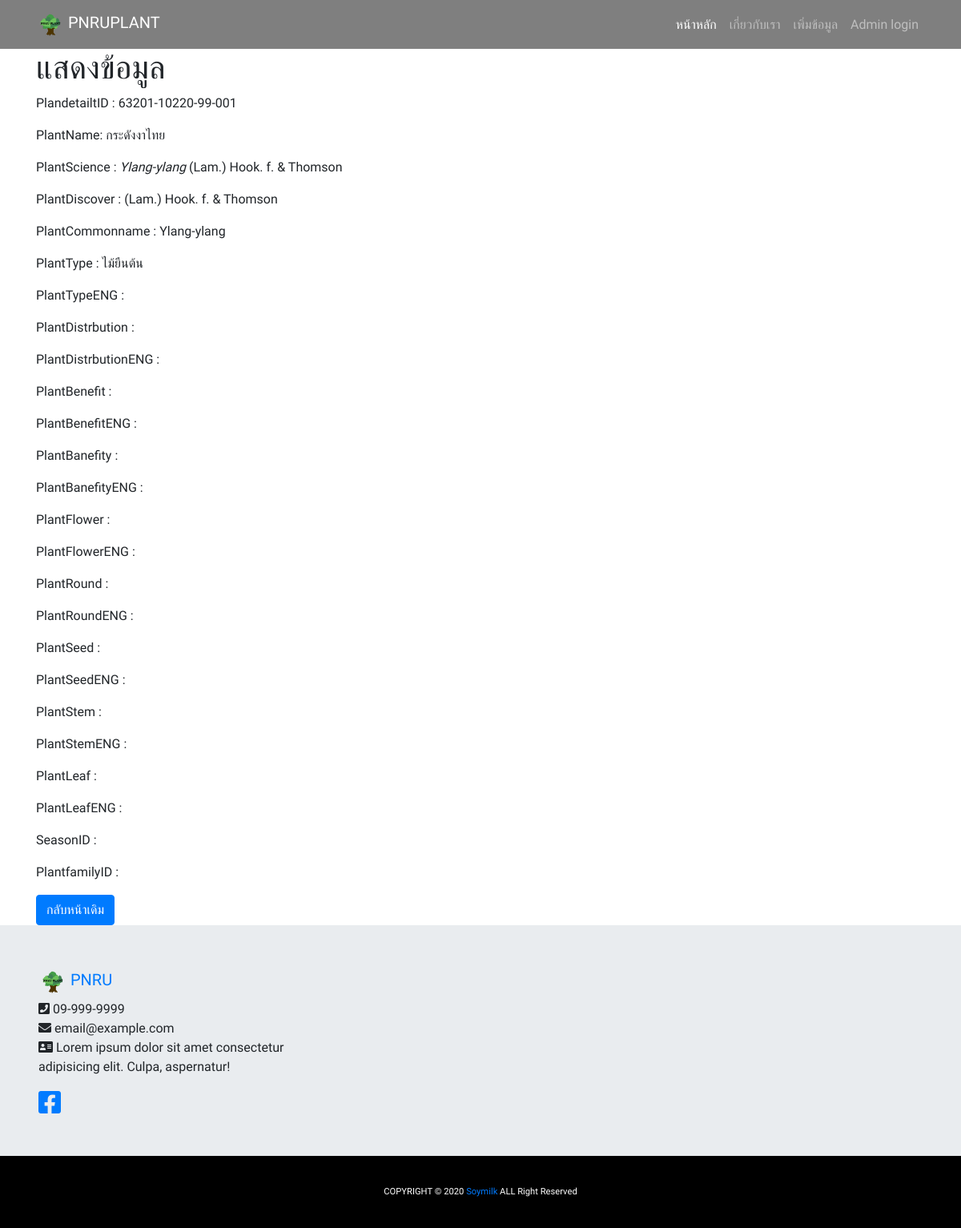
The app's page /detail.php?ID=63201-10220-99-001 with its own data.
### tables this page shows
CREATE TABLE `plantdetail` (
  `PlandetailtID` varchar(60) NOT NULL,
  `PlantName` varchar(300) NOT NULL,
  `PlantScience` varchar(300) NOT NULL,
  `PlantDiscover` varchar(300) NOT NULL,
  `PlantCommonname` varchar(300) NOT NULL,
  `PlantType` varchar(300) NOT NULL,
  `PlantTypeENG` varchar(300) NOT NULL,
  `PlantDistrbution` varchar(300) NOT NULL,
  `PlantDistrbutionEng` varchar(300) NOT NULL,
  `PlantBenefit` varchar(300) NOT NULL,
  `PlantBenefitEng` varchar(300) NOT NULL,
  `PlantBanefity` varchar(300) NOT NULL,
  `PlantBanefityEng` varchar(300) NOT NULL,
  `PlantFlower` varchar(300) NOT NULL,
  `PlantFlowerEng` varchar(300) NOT NULL,
  `PlantRound` varchar(300) NOT NULL,
  `PlantRoundEng` varchar(300) NOT NULL,
  `PlantSeed` varchar(300) NOT NULL,
  `PlantSeedEng` varchar(300) NOT NULL,
  `PlantStem` varchar(300) NOT NULL,
  `PlantStemEng` varchar(300) NOT NULL,
  `PlantLeaf` varchar(300) NOT NULL,
  `PlantLeafEng` varchar(300) NOT NULL,
  `SeasonID` char(2) NOT NULL,
  `PlantfamilyID` char(10) NOT NULL
);

### detail.php (the view, shortened to what this page needs)
<!DOCTYPE html>
<html lang="en">
<head>
    <link rel="stylesheet" href="https://maxcdn.bootstrapcdn.com/bootstrap/4.0.0/css/bootstrap.min.css">
    <link rel="stylesheet" href="node_modules/@fortawesome/fontawesome-free/css/all.min.css">
    <link rel="stylesheet" href="css/style.css">
</head>
<body>
    <nav id="navbar" class="navbar navbar-expand-lg position-sticky navbar-dark bg-alpha">
        <div class="container">
            <a class="navbar-brand" href="index.html">
                <img src="image/logo.png" width="35" height="35" class="d-inline-block align-top" alt="">
                PNRUPLANT
            </a>
            <div class="collapse navbar-collapse" id="navbarKey">
                <ul class="navbar-nav ml-auto text-center">
                    <li class="nav-item active">
                        <a class="nav-link" href="index.html">หน้าหลัก <span class="sr-only">(current)</span></a>
                    </li>
                    <li class="nav-item">
                        <a class="nav-link" href="#footer">เกี่ยวกับเรา</a>
                    </li>
                    <li class="nav-item">
                        <a class="nav-link" href="#input">เพิ่มข้อมูล</a>
                    </li>
                    <li class="nav-item">
                        <a class="nav-link" href="singin.php">Admin login</a>
                    </li>
                </ul>
            </div>
        </div>
    </nav>
    <div class="container">
        <h1>แสดงข้อมูล</h1>
        <?php
        $ID = $_GET["ID"];
        include('connection.php');
        $query = "SELECT * FROM `plantdetail` WHERE plantdetail.PlandetailtID = '" . $ID . "' ";
        $result = mysqli_query($conn, $query);
        while ($row = mysqli_fetch_array($result)) {
            echo "<div><p>PlandetailtID : " . $ID . "</p></div>";
            echo "<div><p>PlantName: " . $row['PlantName'] . "</p></div>";
            echo "<div><p>PlantScience : <i>" . $row['PlantCommonname'] . "</i> " . $row['PlantDiscover'] . "</p></div>";
            echo "<div><p>PlantDiscover : " . $row['PlantDiscover'] . "</p></div>";
            echo "<div><p>PlantCommonname : " . $row['PlantCommonname'] . "</p></div>";
            echo "<div><p>PlantType : " . $row['PlantType'] . "</p></div>";
            echo "<div><p>PlantTypeENG : " . $row['PlantTypeENG'] . "</p></div>";
            echo "<div><p>PlantDistrbution : " . $row['PlantDistrbution'] . "</p></div>";
            echo "<div><p>PlantDistrbutionENG : " . $row['PlantDistrbutionEng'] . "</p></div>";
            echo "<div><p>PlantBenefit : " . $row['PlantBenefit'] . "</p></div>";
            echo "<div><p>PlantBenefitENG : " . $row['PlantBenefitEng'] . "</p></div>";
            echo "<div><p>PlantBanefity : " . $row['PlantBanefity'] . "</p></div>";
            echo "<div><p>PlantBanefityENG : " . $row['PlantBanefityEng'] . "</p></div>";
            echo "<div><p>PlantFlower : " . $row['PlantFlower'] . "</p></div>";
            echo "<div><p>PlantFlowerENG : " . $row['PlantFlowerEng'] . "</p></div>";
            echo "<div><p>PlantRound : " . $row['PlantRound'] . "</p></div>";
            echo "<div><p>PlantRoundENG : " . $row['PlantRoundEng'] . "</p></div>";
            echo "<div><p>PlantSeed : " . $row['PlantSeed'] . "</p></div>";
            echo "<div><p>PlantSeedENG : " . $row['PlantSeedEng'] . "</p></div>";
            echo "<div><p>PlantStem : " . $row['PlantStem'] . "</p></div>";
            echo "<div><p>PlantStemENG : " . $row['PlantStemEng'] . "</p></div>";
            echo "<div><p>PlantLeaf : " . $row['PlantLeaf'] . "</p></div>";
            echo "<div><p>PlantLeafENG : " . $row['PlantLeafEng'] . "</p></div>";
            echo "<div><p>SeasonID : " . $row['SeasonID'] . "</p></div>";
            echo "<div><p>PlantfamilyID :" . $row['PlantfamilyID'] . "</p></div>";
        }
        ?>
        <a href="index.html" class="btn btn-primary">กลับหน้าเดิม</a>
    </div>
    <div class="jumbotron jumbotron-fluid p-5 text-center text-md-left">
        <div class="row" id="footer">
            <div class="col-md-4">
                <a class="navbar-brand" href="index.html">
                    <img src="image/logo.png" width="35" height="35" class="d-inline-block align-top" alt="">
                    PNRU
                </a>
                <p>
                    <i class="fa fa-phone-square"></i> 09-999-9999 <br>
                    <i class="fa fa-envelope"></i> email@example.com <br>
                    <i class="fa fa-address-card"></i> Lorem ipsum dolor sit amet consectetur adipisicing elit.
                    Culpa,
                    aspernatur!
                </p>
                <a href="https://www.facebook.com/PhranakhonRajabhatUniversity" target="_blank">
                    <i class="fab fa-facebook-square fa-2x"></i>
                </a>
            </div>
        </div>
    </div>
    <footer class="footer">
        <span> COPYRIGHT © 2020
            <a href="#" target="_blank">Soymilk</a>
            ALL Right Reserved
        </span>
    </footer>
</body>
</html>

### css/style.css (style rules this page uses)
html, body { height: 100%; font-family: "Prompt", sans-serif; }
.bg-alpha { background: rgba(0, 0, 0, 0.5); }
.footer { background: #000; color: #fff; font-size: 0.7rem; height: 90px; line-height: 90px; text-align: center; }
div.jumbotron.jumbotron-fluid { margin: 0; }

### records on screen
plantdetail: PlantName "กระดังงาไทย", PlantCommonname "Ylang-ylang", PlantDiscover "(Lam.) Hook. f. & Thomson", PlantType "ไม้ยืนต้น"
